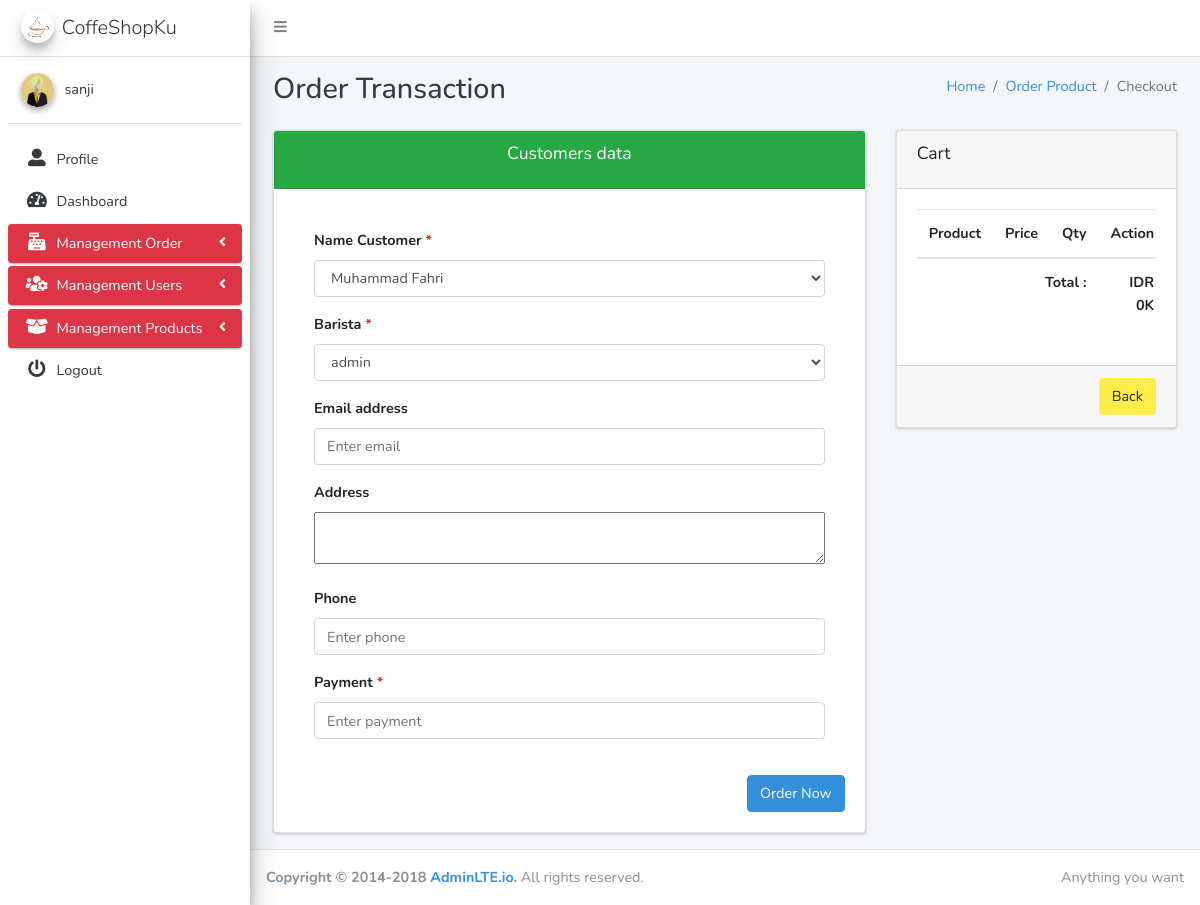
Screenshot of /orders/products/checkout (signed in) with the database file from the repository.
### accounts/models.py (models this page shows, shortened)
class User(AbstractBaseUser, PermissionsMixin):
    email = models.EmailField(_('email'), unique=True)
    username = models.CharField(_('username'), max_length=45, unique=True)
    first_name = models.CharField(_('first name'), max_length=30, blank=True)
    last_name = models.CharField(_('last name'), max_length=30, blank=True)
    date_joined = models.DateTimeField(_('date joined'), auto_now_add=True)
    is_active = models.BooleanField(_('active'), default=True)
    avatar = models.ImageField(upload_to=path_and_rename, null=True, blank=True)
    objects = UserManager()
    EMAIL_FIELD    = 'email'
    USERNAME_FIELD = 'username'
    REQUIRED_FIELDS = []
    class Meta:
        verbose_name = _('user')
        verbose_name_plural = _('users')
    def __str__(self):
        return self.username

### cart/models.py (models this page shows, shortened)
class Cart(models.Model):
    creation_date = models.DateTimeField(verbose_name=_('creation date'))
    checked_out = models.BooleanField(default=False, verbose_name=_('checked out'))
    class Meta:
        verbose_name = _('cart')
        verbose_name_plural = _('carts')
        ordering = ('-creation_date',)

### customers/views.py (the view, shortened to what this page needs)
# urls.py: path('products/checkout', login_required(Checkout.as_view(template_name='orders/products/checkout.html')),name='check_out_product'),
class Checkout(CreateView):
    model = Orders
    form_class = OrdersForm
    success_url = 'ordes_list'
    def get(self, request, *args, **kwargs):
        self.object = None
        User = get_user_model()
        kwargs['cart']                   = Cart(request)
        kwargs['customers']              = Customers.objects.all()
        kwargs['barista']                = User.objects.all().filter(groups__name='Barista')
        return self.render_to_response(self.get_context_data(**kwargs))
    def get_context_data(self, **kwargs):
        kwargs['heading_title']     = "Order Transaction"
        kwargs['card_title']        = "Customers data"
        kwargs['breadcrumb']        = {'content':'Order Product','url':'order_list_products'}
        kwargs['breadcrumb2']       = {'content':'Checkout','class':'active'}
        context = super().get_context_data(**kwargs)
        return context

### customers/forms.py (shortened to what this page needs)
class OrdersForm(forms.ModelForm):
    class Meta:
        model   = Orders
        fields  =  '__all__'

### accounts/auth.py (called while the page is built)
    def get_user(self, user_id):
        UserModel = get_user_model()
        try:
            return UserModel._default_manager.get(pk=user_id)
        except UserModel.DoesNotExist:
            return None

### cart/cart.py (called while the page is built)
    def __iter__(self):
        for item in self.cart.item_set.all():
            yield item

    def new(self, request):
        cart = models.Cart(creation_date=datetime.datetime.now())
        cart.save()
        request.session[CART_ID] = cart.id
        return cart

    def summary(self):
        result = 0
        for item in self.cart.item_set.all():
            result += item.total_price
        return result

### customers/templatetags/my_filters.py (called while the page is built)
def currency(dollars):
    if(dollars):
        dollars = round(float(dollars), 2)
        return "IDR %s%s" % (intcomma(int(dollars)), ("K"))
    if(dollars == 0):
        return "IDR %s%s" % (intcomma(int(0)), ("K"))

### customers/templates/orders/products/checkout.html (shortened to what this page needs)
{% extends "layouts/base.html" %}
{% block content %}
<div class="row">
    <div class="col-md-8 align-center">
        <div class="card card-success">
            <div class="card-header d-flex justify-content-center">
                <h2 class="card-title">{{ card_title }}</h2>
            </div>
            <div class="card-body">
                <form role="form" method="POST">
                    <div class="card-body">
                        <div id="name_select" style="display: block;" class="form-group">
                            <label for="name">Name Customer<span class="text-danger"> *</span></label>
                            <select class="form-control select2" style="width: 100%;" onchange="checkCustomer(this);" name="name" id="name">
                                {% for x in customers %}
                                    <option value="{{x.name}}">{{x.name}}</option>
                                {%endfor%}
                            </select>
                        </div>
                        <div class="form-group">
                            <label for="barista">Barista<span class="text-danger"> *</span></label>
                            <select class="form-control select2" style="width: 100%;" name="barista"  id="barista">
                                {% for x in barista %}
                                    <option value="{{x.id}}" >{{x.username}}</option>
                                {%endfor%}
                            </select>
                        </div>
                        <div class="form-group">
                            <label for="email">Email address</label>
                            <input type="email" class="form-control" autocomplete="off" id="email" name="email" placeholder="Enter email">
                        </div>
                        <div class="form-group">
                            <label for="address">Address</label>
                            <textarea name="address" id="address" style="width: 100%;height=30"></textarea>
                        </div>
                        <div class="form-group">
                            <label for="phone">Phone</label>
                            <input type="text" class="form-control" autocomplete="off" id="phone" name="phone" placeholder="Enter phone">
                        </div>
                        <div class="form-group">
                            <label for="payment">Payment<span class="text-danger"> *</span></label>
                            <input type="number" autocomplete="off" class="form-control" id="payment" name="payment" placeholder="Enter payment">
                        </div>
                    </div>
                    <button type="submit" class="btn btn-primary float-right">Order Now</button>
                </form>
            </div>
        </div>
    </div>
    <div class="col-md-4">
            {% include "orders/products/cart.html" %}
    </div>
</div>
{% endblock content %}

### templates/layouts/base.html (shortened to what this page needs)
{% load static %}
{% load active_link_tags %}
<!DOCTYPE html>
<html lang="en">
<head>
    <link rel="stylesheet" href="{% static "sass/app.css" %}">
</head>
<body class="hold-transition sidebar-mini">
    <div class="wrapper" id="app">
        <nav class="main-header navbar navbar-expand bg-white navbar-light border-bottom">
            <ul class="navbar-nav">
                <li class="nav-item">
                    <a class="nav-link" data-widget="pushmenu" href="#"><i class="fa fa-bars"></i></a>
                </li>
            </ul>
        </nav>
        <aside class="main-sidebar sidebar-light-danger elevation-4">
            <a href="index3.html" class="brand-link">
                <img src="{% static "img/logo.png" %}" alt="CoffeShopKu" class="brand-image img-circle elevation-3"
                    style="opacity: .8">
                <span class="brand-text font-weight-light">CoffeShopKu</span>
            </a>
            <div class="sidebar">
                <div class="user-panel mt-3 pb-3 mb-3 d-flex">
                    <div class="image">
                        <img src="{% get_media_prefix %}{{request.user.avatar}}" class="img-circle elevation-2"
                            alt="User Image">
                    </div>
                    <div class="info">
                        <a href="#" class="d-block">{{ request.user }}</a>
                    </div>
                </div>
                <nav class="mt-2">
                    <ul class="nav nav-pills nav-sidebar flex-column" data-widget="treeview" role="menu"
                        data-accordion="false">
                        <li class="nav-item">
                            <a href="{% url 'profile_url' request.user.id %}"
                                class="{% active_link 'profile_url' 'active-link' pk=request.path|last %} nav-link">
                                <i class="nav-icon fas fa-user-alt"></i>
                                <p>
                                    Profile
                                </p>
                            </a>
                        </li>
                        <li class="nav-item">
                            <a href="{% url 'dashboard' %}"
                                class="{% active_link 'dashboard' 'active-link' %} nav-link">
                                <i class="nav-icon fas fa-tachometer-alt"></i>
                                <p>
                                    Dashboard
                                </p>
                            </a>
                        </li>
                        <li
                            class="nav-item has-treeview {% active_link 'order_list_products' 'menu-open' strict=True %}">
                            <a href="#" class="nav-link active">
                                <i class="nav-icon fas fa-cash-register"></i>
                                <p>
                                    Management Order
                                    <i class="right fas fa-angle-left"></i>
                                </p>
                            </a>
                        </li>
                        {% if perms.accounts.view_user %}
                        <li class="nav-item has-treeview {% active_link 'permissions_groups' 'menu-open' %}{% active_link 'groups_list' 'menu-open' %}{% active_link 'users_list || add_user'  'menu-open' %}{% active_link 'update_user' 'menu-open' pk=request.path|last %}">
                            <a href="#" class="nav-link active">
                                <i class="nav-icon fas fa-users-cog"></i>
                                <p>
                                    Management Users
                                    <i class="right fas fa-angle-left"></i>
                                </p>
                            </a>
                        </li>
                        {% endif %}
                        {% if perms.products.view_products %}
                        <li class="nav-item has-treeview {% active_link 'list_categories' 'menu-open' strict=True %}{% active_link 'list_products' 'menu-open' strict=True  %} ">
                            <a href="#" class="nav-link active">
                                <i class="nav-icon fas fa-box-open"></i>
                                <p>
                                    Management Products
                                    <i class="right fas fa-angle-left"></i>
                                </p>
                            </a>
                        </li>
                        {% endif %}
                        <li class="nav-item">
                            <a href="{% url 'logout_url' %}" class="nav-link">
                                <i class="nav-icon fas fa-power-off"></i>
                                <p>
                                    Logout
                                </p>
                            </a>
                        </li>
                    </ul>
                </nav>
            </div>
        </aside>
        <div class="content-wrapper">
            <div class="content-header">
                <div class="container-fluid">
                    <div class="row mb-2">
                        <div class="col-sm-6">
                            <h1 class="m-0 text-dark">{{heading_title}}</h1>
                        </div>
                        <div class="col-sm-6">
                            <ol class="breadcrumb float-sm-right">
                                <li class="breadcrumb-item"><a href="#">Home</a></li>
                                <li class="breadcrumb-item {{breadcrumb.class}}">{% if breadcrumb2  %}<a
                                        href="{% url breadcrumb.url %}">{{breadcrumb.content}}</a></li>
                                {% else %}{{breadcrumb.content}}</li>{% endif %}
                                <li class="breadcrumb-item {{breadcrumb2.class}}">{{breadcrumb2.content}}</li>
                            </ol>
                        </div>
                    </div>
                </div>
            </div>
            <div class="content">
                <div class="container-fluid">
                    {% block content %}
                    {% endblock content %}
                </div>
            </div>
        </div>
        <footer class="main-footer">
            <div class="float-right d-none d-sm-inline">
                Anything you want
            </div>
            <strong>Copyright &copy; 2014-2018 <a href="https://adminlte.io">AdminLTE.io</a>.</strong> All rights
            reserved.
        </footer>
    </div>
</body>
</html>

### customers/templates/orders/products/cart.html (shortened to what this page needs)
{% load my_filters %}
    <div class="card">
        <div class="card-header with-border">
            <h3 class="card-title">Cart</h3>
        </div>
        <div class="card-body">
            <div class="table-responsive">
                <table class="table table-hover">
                    <thead>
                        <tr>
                            <th>Product</th>
                            <th>Price</th>
                            <th>Qty</th>
                            <th>Action</th>
                        </tr>
                    </thead>
                    <tr>
                        <th colspan="3" class="text-right">Total :</th>
                        <th class="text-right">{{cart.summary|currency}}</th>
                    </tr>
                </table>
            </div>
        </div>
        <div class="card-footer">
            {% url 'order_list_products' as the_url %}
            {% if  request.path == the_url %}
                <a href="{% url 'check_out_product' %}" class="btn btn-success btn-md float-right">
                    Checkout
                </a>
            {% else %}
                <a href="{% url 'order_list_products' %}" class="btn btn-warning btn-md float-right">
                    Back
                </a>
            {% endif %}
        </div>
    </div>

### rows the page displays
User: user.avatar (picture), user "sanji"

### other values shown
{{ heading_title }} "Order Transaction"
{{ breadcrumb.content }} "Order Product"
{{ breadcrumb2.content }} "Checkout"
{{ card_title }} "Customers data"
form field name "Muhammad Fahri"
form field barista "admin"
